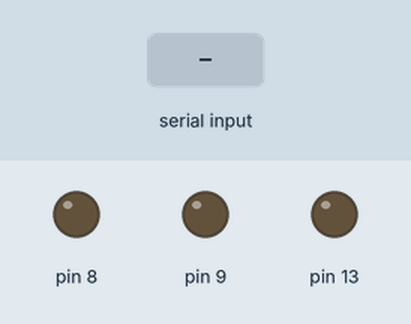
Recording of a sketch running on a simulated Arduino Uno, built with avr-gcc and run on an emulated ATmega328P. Parts: output pins drawn as LEDs (lit = HIGH). Inputs (shaded band) come from the test bench.

Above: at 1.2 s.
1.3 s: byte 1 (1) received over Serial
At 1.4 s:
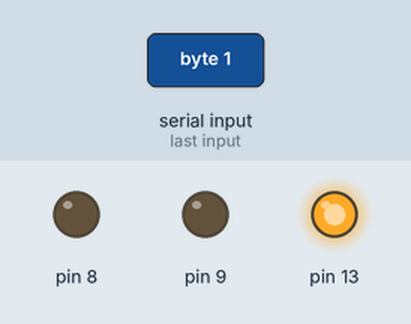
At 2.1 s:
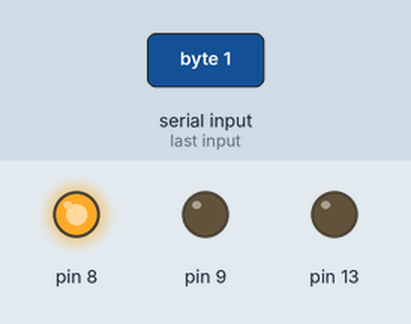
Timing chart, 0 to 8.2 s (numbered marks = the images above; inputs shaded):
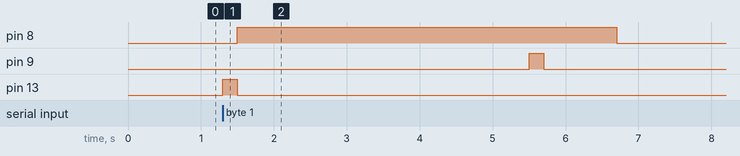

The sketch:

Blink.ino
```cpp
void shoot() {
  digitalWrite(13, HIGH);
delay(200);
digitalWrite(13, LOW);

  // warm up motor
  digitalWrite(8, HIGH);
  delay(4000);

  // shoot
  digitalWrite(9, HIGH);
  delay(200);
  digitalWrite(9, LOW);
  delay(1000);

  digitalWrite(8, LOW);
  flush();
}


void setup() {
  pinMode(8, OUTPUT);
  pinMode(9, OUTPUT);
  pinMode(13, OUTPUT);
  Serial.begin(19200);
}

void loop() {
  if (Serial.available() > 0) {
    int ch = Serial.read();
    flush();

    if (ch == 1) {
      shoot();
    }
  }
}

void flush() {
  while (Serial.available()>0) Serial.read();
}
```

Measured:
- after the input at 1.3 s, pin 8: LOW → HIGH after 0.20 s, → LOW 5.2 s later; pin 9: LOW → HIGH after 4.2 s, → LOW 0.20 s later; pin 13: LOW → HIGH at once, → LOW 0.20 s later
